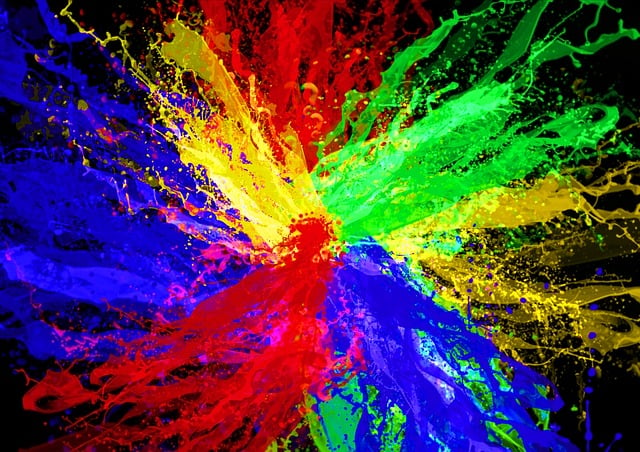
#> input picture Dataset_OpenCvDl_Hw1/Q1_image/rgb.jpg, 640 x 452 px
$ python Q1_2.py
#> lines starting #> are read from the running program, lines starting #| are printed output that depends on the picture
import cv2
import numpy as np

Q1_image_path = "Dataset_OpenCvDl_Hw1/Q1_image/"

# 讀取彩色圖片
image = cv2.imread(Q1_image_path + "rgb.jpg")
#> image is the input picture: shape (452, 640, 3); mean B, G, R 68.8, 60.7, 79.9


# 將彩色圖片轉成灰階圖片
I1 = cv2.cvtColor(image, cv2.COLOR_BGR2GRAY)
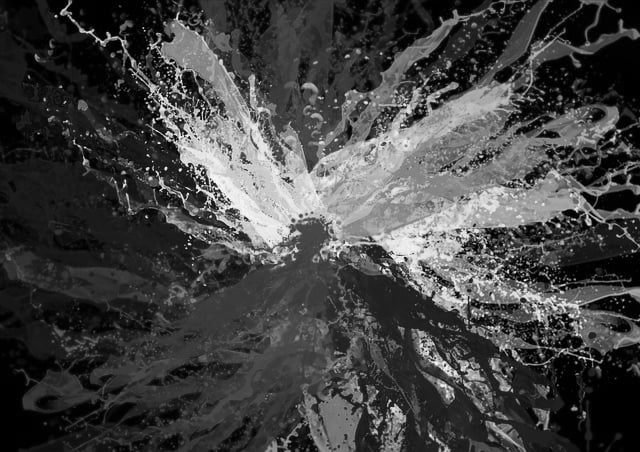
#> I1: shape (452, 640); min 0, max 252, mean 67.3

# 分離通道
b, g, r = cv2.split(image)
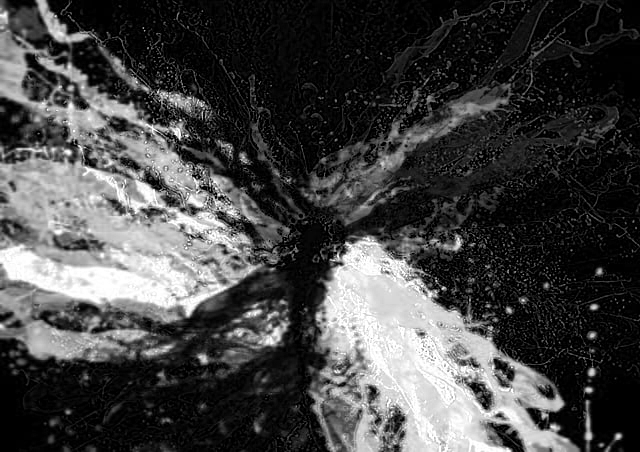
#> b: shape (452, 640); min 0, max 255, mean 68.8
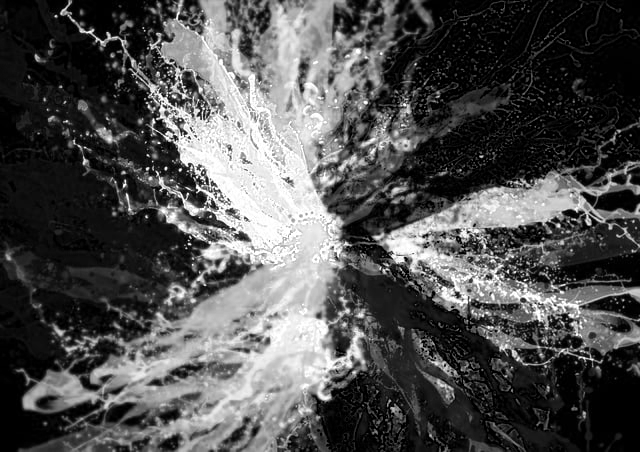
#> r: shape (452, 640); min 0, max 255, mean 79.9


# 創建與原始圖像相同大小的全黑圖像
black_image = np.zeros_like(b)


# 分離通道
b, g, r = cv2.split(image)


# 創建三張單通道圖片
blue_channel = cv2.merge([b, black_image, black_image])
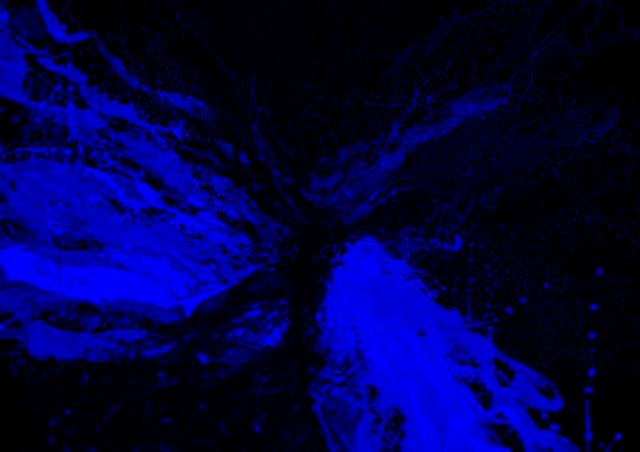
#> blue_channel: shape (452, 640, 3); mean of channels 0, 1, 2 68.8, 0, 0; drawn as B, G, R
green_channel = cv2.merge([black_image, g, black_image])
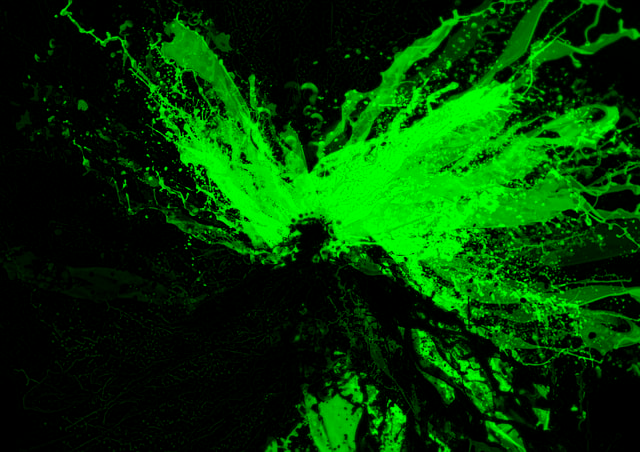
#> green_channel: shape (452, 640, 3); mean of channels 0, 1, 2 0, 60.7, 0; drawn as B, G, R
red_channel = cv2.merge([black_image, black_image, r])
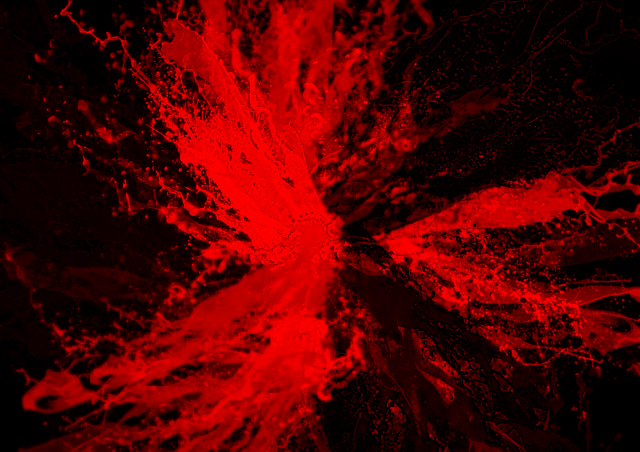
#> red_channel: shape (452, 640, 3); mean of channels 0, 1, 2 0, 0, 79.9; drawn as B, G, R


# 計算I2 = (R + G + B) / 3
I2 = (r + g + b) / 3

# 將I2轉換為灰階圖片
I2 = I2.astype(np.uint8)
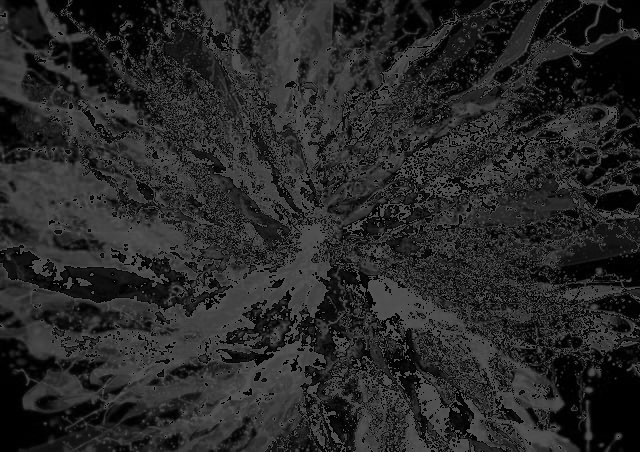
#> I2: shape (452, 640); min 0, max 85, mean 39.8

# 顯示灰階圖片
cv2.imshow("I1", I1)
cv2.imshow("I2", I2)
cv2.waitKey(0)
cv2.destroyAllWindows()
